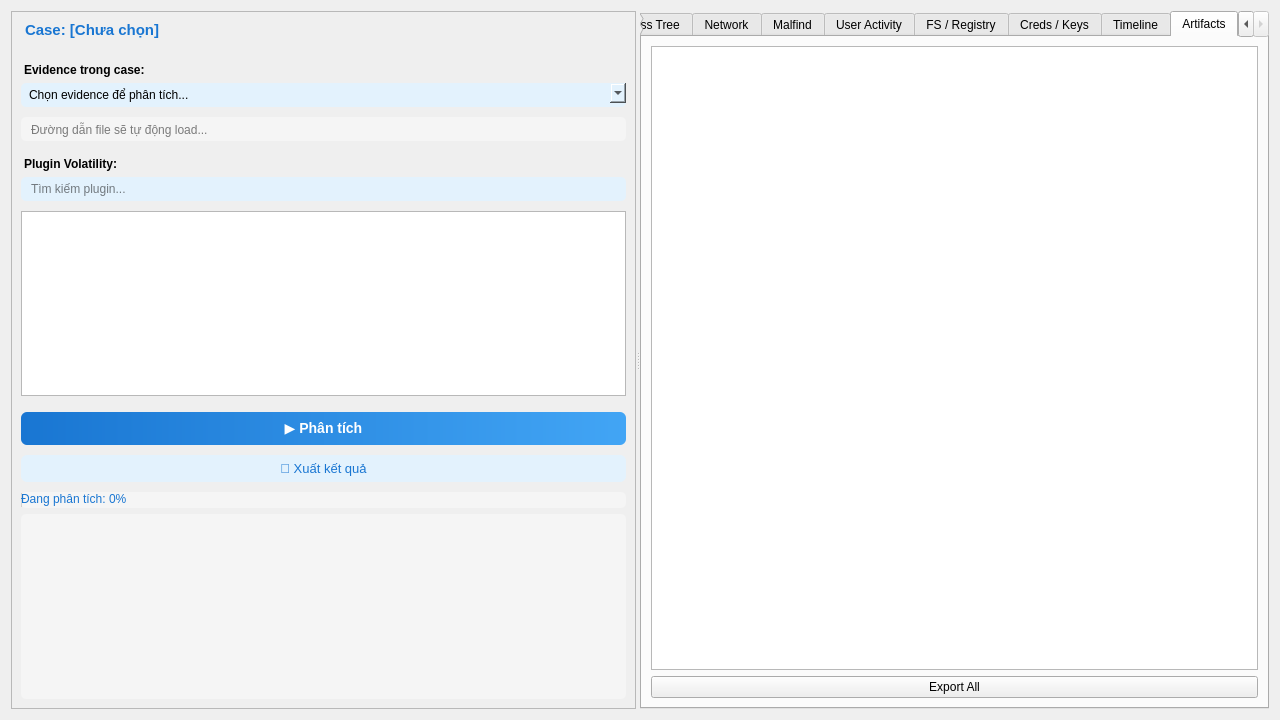
<?xml version="1.0" encoding="UTF-8"?>
<ui version="4.0">
 <class>MemoryAnalysisWidget</class>
 <widget class="QWidget" name="MemoryAnalysisWidget">
  <property name="geometry">
   <rect>
    <x>0</x>
    <y>0</y>
    <width>1280</width>
    <height>720</height>
   </rect>
  </property>
  <layout class="QHBoxLayout" name="mainLayout">
   <item>
    <widget class="QSplitter" name="splitter">
     <property name="orientation">
      <enum>Qt::Horizontal</enum>
     </property>
     <widget class="QFrame" name="sidebar">
      <property name="frameShape">
       <enum>QFrame::StyledPanel</enum>
      </property>
      <layout class="QVBoxLayout" name="sidebarLayout">
       <item>
        <widget class="QLabel" name="label_case_info">
         <property name="styleSheet">
          <string>font-weight: bold; font-size: 15px; color: #1976d2; margin-bottom: 8px;</string>
         </property>
         <property name="text">
          <string>Case: [Chưa chọn]</string>
         </property>
        </widget>
       </item>
       <item>
        <widget class="QLabel" name="labelEvidence">
         <property name="styleSheet">
          <string>font-weight: bold; margin-top: 10px;</string>
         </property>
         <property name="text">
          <string>Evidence trong case:</string>
         </property>
        </widget>
       </item>
       <item>
        <widget class="QComboBox" name="comboBoxEvidence">
         <property name="styleSheet">
          <string>background: #e3f2fd; border-radius: 5px; padding: 4px 8px; font-size: 12px; margin-bottom: 4px;</string>
         </property>
         <property name="placeholderText" stdset="0">
          <string>Chọn evidence để phân tích...</string>
         </property>
        </widget>
       </item>
       <item>
        <widget class="QLineEdit" name="lineEditFilePath">
         <property name="styleSheet">
          <string>background: #f5f5f5; border-radius: 5px; padding: 4px 8px; font-size: 12px;</string>
         </property>
         <property name="readOnly">
          <bool>true</bool>
         </property>
         <property name="placeholderText">
          <string>Đường dẫn file sẽ tự động load...</string>
         </property>
        </widget>
       </item>
       <item>
        <widget class="QLabel" name="labelPlugin">
         <property name="styleSheet">
          <string>font-weight: bold; margin-top: 10px;</string>
         </property>
         <property name="text">
          <string>Plugin Volatility:</string>
         </property>
        </widget>
       </item>
       <item>
        <widget class="QLineEdit" name="lineEditPluginSearch">
         <property name="styleSheet">
          <string>background: #e3f2fd; border-radius: 5px; padding: 4px 8px; font-size: 12px; margin-bottom: 4px;</string>
         </property>
         <property name="placeholderText">
          <string>Tìm kiếm plugin...</string>
         </property>
        </widget>
       </item>
       <item>
        <widget class="QListWidget" name="listWidgetPlugins">
         <property name="selectionMode">
          <enum>QAbstractItemView::MultiSelection</enum>
         </property>
        </widget>
       </item>
       <item>
        <widget class="QPushButton" name="btnStart">
         <property name="styleSheet">
          <string>font-size: 14px; font-weight: bold; background: qlineargradient(x1:0, y1:0, x2:1, y2:0, stop:0 #1976d2, stop:1 #42a5f5); color: white; border-radius: 6px; padding: 8px 0; margin-top: 10px; margin-bottom: 4px;</string>
         </property>
         <property name="text">
          <string>▶️ Phân tích</string>
         </property>
        </widget>
       </item>
       <item>
        <widget class="QPushButton" name="btnExport">
         <property name="styleSheet">
          <string>font-size: 13px; background: #e3f2fd; color: #1976d2; border-radius: 6px; padding: 6px 0; margin-bottom: 4px;</string>
         </property>
         <property name="text">
          <string>💾 Xuất kết quả</string>
         </property>
        </widget>
       </item>
       <item>
        <widget class="QProgressBar" name="progressBar">
         <property name="styleSheet">
          <string>border-radius: 5px; height: 16px; background: #f5f5f5; color: #1976d2;</string>
         </property>
         <property name="minimum">
          <number>0</number>
         </property>
         <property name="maximum">
          <number>100</number>
         </property>
         <property name="value">
          <number>0</number>
         </property>
         <property name="textVisible">
          <bool>true</bool>
         </property>
         <property name="format">
          <string>Đang phân tích: %p%</string>
         </property>
        </widget>
       </item>
       <item>
        <widget class="QListWidget" name="listWidget_log">
         <property name="styleSheet">
          <string>background: #f5f5f5; font-size: 12px; border-radius: 5px;</string>
         </property>
        </widget>
       </item>
      </layout>
     </widget>
     <widget class="QTabWidget" name="tabWidget">
      <property name="currentIndex">
       <number>8</number>
      </property>
      <widget class="QWidget" name="tab_overview">
       <attribute name="title">
        <string>Overview</string>
       </attribute>
       <layout class="QVBoxLayout" name="verticalLayout_overview">
        <item>
         <widget class="QLabel" name="label_stats"/>
        </item>
        <item>
         <widget class="QTableView" name="table_overview"/>
        </item>
       </layout>
      </widget>
      <widget class="QWidget" name="tab_process_tree">
       <attribute name="title">
        <string>Process Tree</string>
       </attribute>
       <layout class="QVBoxLayout" name="verticalLayout_process_tree">
        <item>
         <widget class="QTreeView" name="treeView_process"/>
        </item>
       </layout>
      </widget>
      <widget class="QWidget" name="tab_network">
       <attribute name="title">
        <string>Network</string>
       </attribute>
       <layout class="QVBoxLayout" name="verticalLayout_network">
        <item>
         <widget class="QTableView" name="table_network"/>
        </item>
       </layout>
      </widget>
      <widget class="QWidget" name="tab_malfind">
       <attribute name="title">
        <string>Malfind</string>
       </attribute>
       <layout class="QVBoxLayout" name="verticalLayout_malfind">
        <item>
         <widget class="QTableView" name="table_malfind"/>
        </item>
       </layout>
      </widget>
      <widget class="QWidget" name="tab_user_activity">
       <attribute name="title">
        <string>User Activity</string>
       </attribute>
       <layout class="QVBoxLayout" name="verticalLayout_user_activity">
        <item>
         <widget class="QTextEdit" name="textedit_cmd"/>
        </item>
        <item>
         <widget class="QTextEdit" name="textedit_clipboard"/>
        </item>
       </layout>
      </widget>
      <widget class="QWidget" name="tab_fs_registry">
       <attribute name="title">
        <string>FS / Registry</string>
       </attribute>
       <layout class="QVBoxLayout" name="verticalLayout_fs_registry">
        <item>
         <widget class="QTableView" name="table_fs"/>
        </item>
        <item>
         <widget class="QTreeView" name="treeView_registry"/>
        </item>
       </layout>
      </widget>
      <widget class="QWidget" name="tab_creds_keys">
       <attribute name="title">
        <string>Creds / Keys</string>
       </attribute>
       <layout class="QVBoxLayout" name="verticalLayout_creds_keys">
        <item>
         <widget class="QTableView" name="table_hashdump"/>
        </item>
        <item>
         <widget class="QTextEdit" name="textedit_keys"/>
        </item>
       </layout>
      </widget>
      <widget class="QWidget" name="tab_timeline">
       <attribute name="title">
        <string>Timeline</string>
       </attribute>
       <layout class="QVBoxLayout" name="verticalLayout_timeline">
        <item>
         <widget class="QGraphicsView" name="graphicsView_timeline"/>
        </item>
       </layout>
      </widget>
      <widget class="QWidget" name="tab_artifacts">
       <attribute name="title">
        <string>Artifacts</string>
       </attribute>
       <layout class="QVBoxLayout" name="verticalLayout_artifacts">
        <item>
         <widget class="QTableView" name="table_artifacts"/>
        </item>
        <item>
         <widget class="QPushButton" name="button_export_all">
          <property name="text">
           <string>Export All</string>
          </property>
         </widget>
        </item>
       </layout>
      </widget>
     </widget>
    </widget>
   </item>
  </layout>
 </widget>
 <resources/>
 <connections/>
</ui>
